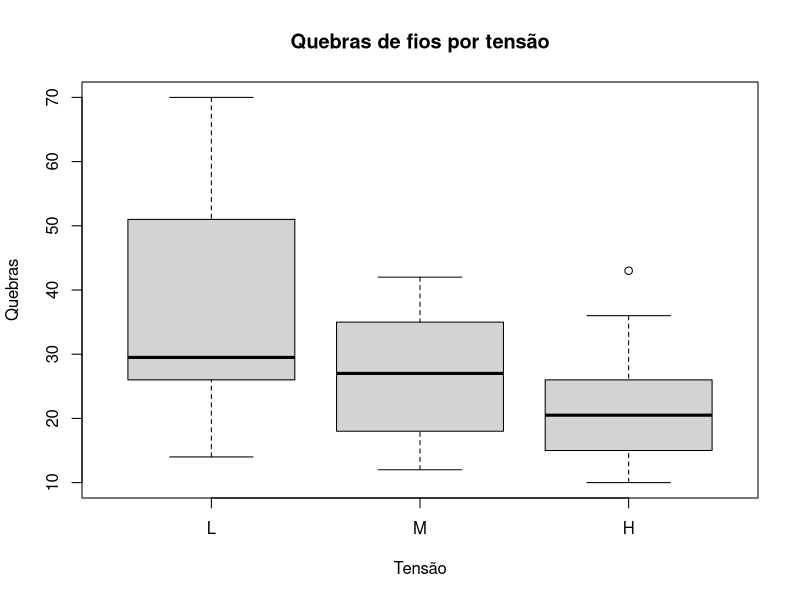
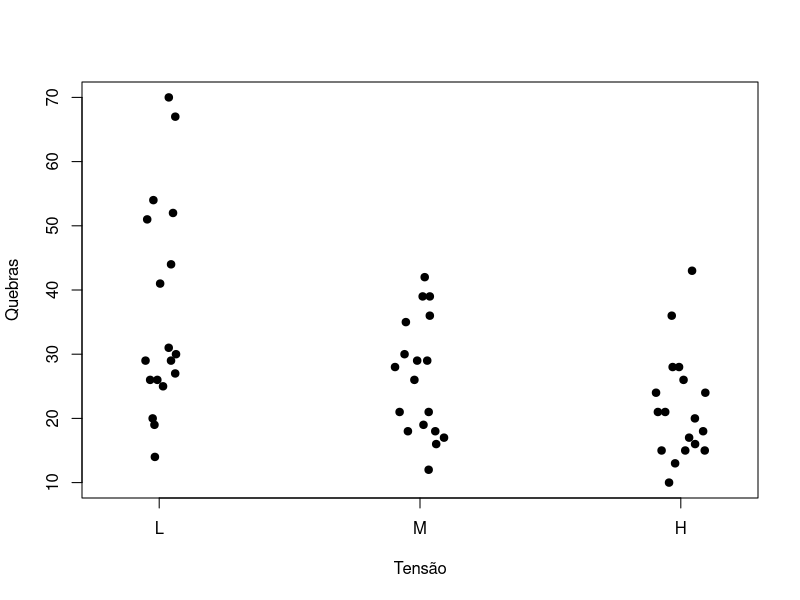

These figures' R source, in order:
# Dunnett C ----

# Ajuste e resultados ----
if (!requireNamespace("rstatix", quietly = TRUE)) install.packages("rstatix")
library(rstatix)
# Alternativa heterocedástica, NÃO é Dunnett C.
print(games_howell_test(warpbreaks, breaks ~ tension,
                        conf.level = 0.95))

# Visualização e diagnóstico ----
boxplot(breaks ~ tension, data = warpbreaks, main = "Quebras de fios por tensão", xlab = "Tensão", ylab = "Quebras")
stripchart(breaks ~ tension, data = warpbreaks, vertical = TRUE, method = "jitter", pch = 19, xlab = "Tensão", ylab = "Quebras")
